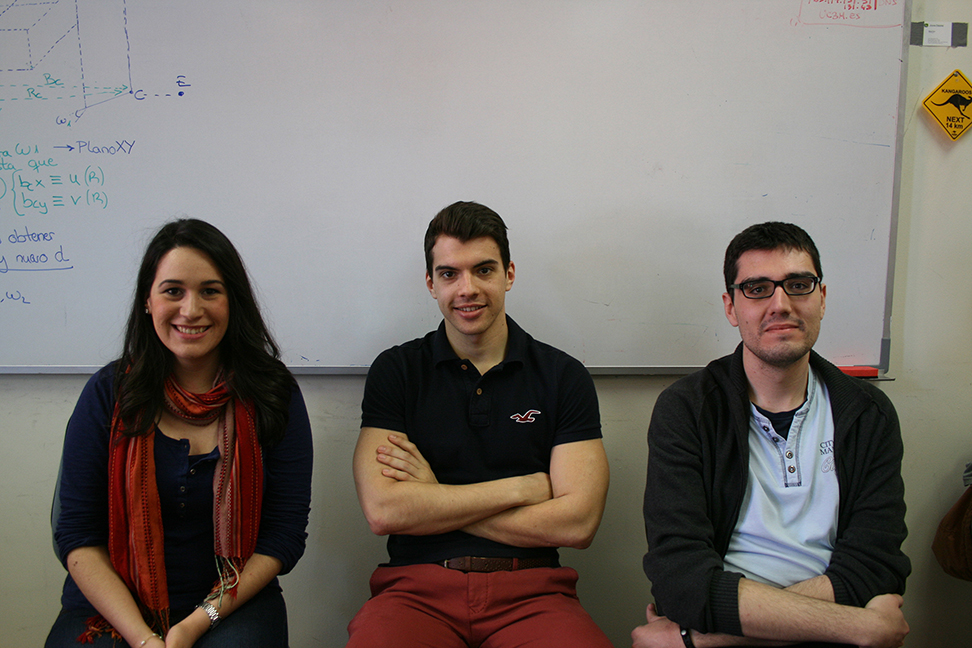
#> input picture IMG.jpg, 972 x 648 px, given in place of the camera
$ python seleccionador1.py
#> lines starting #> are read from the running program, lines starting #| are printed output that depends on the picture; after the words box and inside, x2 and y2 are one past the last pixel; in counts of white or black regions, pixels touching at a corner belong together

import cv2
import serial
import time
import io
import numpy as np

 #v4l2-ctl --list-devices

#para saber el puerto usar en linux 'ls /dev/tty*' /dev/ttyUSB0
arduino = serial.Serial(port='/dev/ttyUSB1',baudrate=115200, timeout=0.1)

def write_read(x):
	arduino.write(bytes(x, 'utf-8'))
	#arduino.flush()
	time.sleep(0.05)
	data = arduino.readline()
	return data

def morpho(src):
	kernel = np.ones((3,3),np.uint8)
	open=cv2.morphologyEx(src,cv2.MORPH_OPEN,kernel)
	close=cv2.morphologyEx(open,cv2.MORPH_CLOSE,kernel)
	return close

def contours(mask,dst,col):
	if col == 'r':
		color=(0,0,255)
		clase='1'
	if col == 'v':
		color=(0,255,0)
		clase='0'
	cont, hierarchy = cv2.findContours(morpho(mask),cv2.RETR_LIST,cv2.CHAIN_APPROX_NONE)
	for c in cont:
		area=cv2.contourArea(c)
		print ('area:',area,'color',col)
		if area > 1000:
			value = write_read(clase)
			print ('arduino dice:',value);
			break
		#print ('area:',area)
	cv2.drawContours(dst,cont,-1,color,2)


def main():
	cap = cv2.VideoCapture(1)
	time.sleep(3)
	while(True):

		#cargar imagen
		#img=cv2.imread("rojo.jpg")

		value = write_read('2')
		print ('arduino dice:',value);
		time.sleep(2)
		ret,img1=cap.read()
#> img1 is the input picture: shape (648, 972, 3); mean B, G, R 108, 113.3, 120.3
		time.sleep(0.1)
		ret,img2=cap.read()
		time.sleep(0.1)
		ret,img3=cap.read()
		time.sleep(0.1)
		ret,img4=cap.read()
		time.sleep(0.1)
		ret,img=cap.read()
		#time.sleep(1)
		#ret,img=cap.read()
		cv2.imshow('camera',img)
		print('ya lei la camara')
		# [4 lines of commented-out code are left out]
		red_low1=np.array([0,100,20],np.uint8)
		red_low2=np.array([175,100,20],np.uint8)
		red_hi1=np.array([8,255,255],np.uint8)
		red_hi2=np.array([179,255,255],np.uint8)
		green_low=np.array([30,100,20],np.uint8)
		green_hi=np.array([80,255,255],np.uint8)

		hsv=cv2.cvtColor(img,cv2.COLOR_BGR2HSV)
#> hsv: shape (648, 972, 3); mean H, S, V 56.7, 59.3, 124

		mask_hsv1=cv2.inRange(hsv,red_low1,red_hi1)
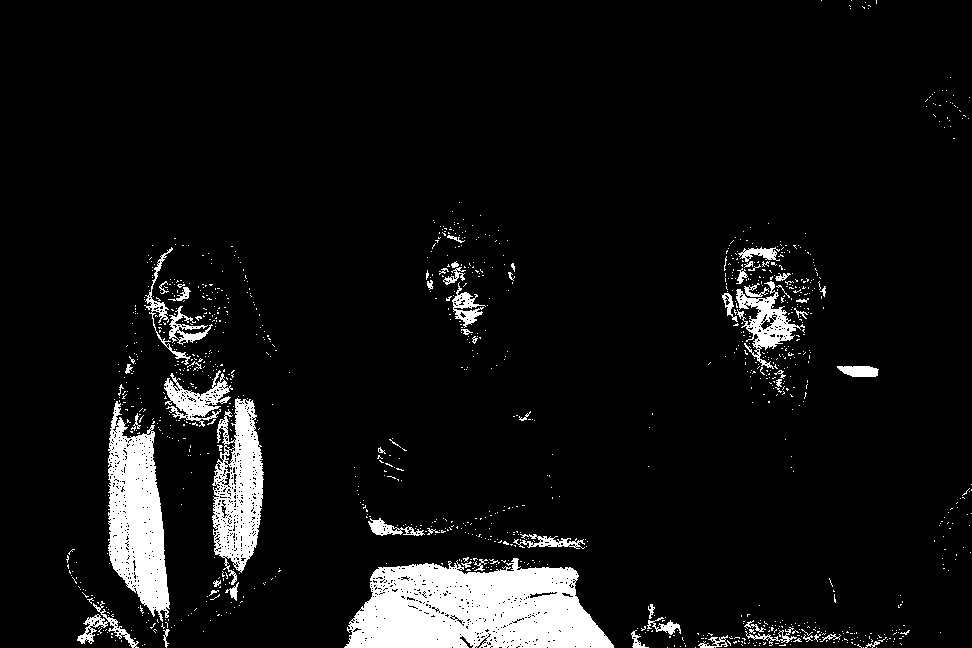
#> mask_hsv1: shape (648, 972); 7% white; 1140 white regions (1079 under 20 px), largest, box (x1, y1, x2, y2) and area: (344, 558, 614, 648) 17497, (108, 401, 170, 622) 8236, (212, 398, 264, 585) 5578
		mask_hsv2=cv2.inRange(hsv,red_low2,red_hi2)
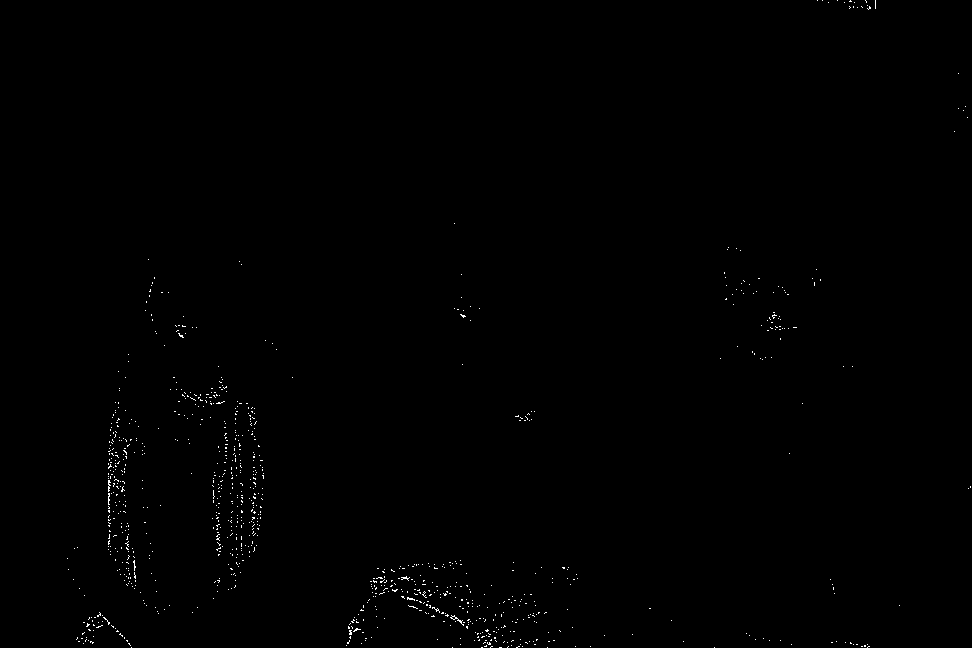
#> mask_hsv2: shape (648, 972); 0.33% white in thin lines or dots
		mask_hsv_r=cv2.add(mask_hsv1,mask_hsv2)
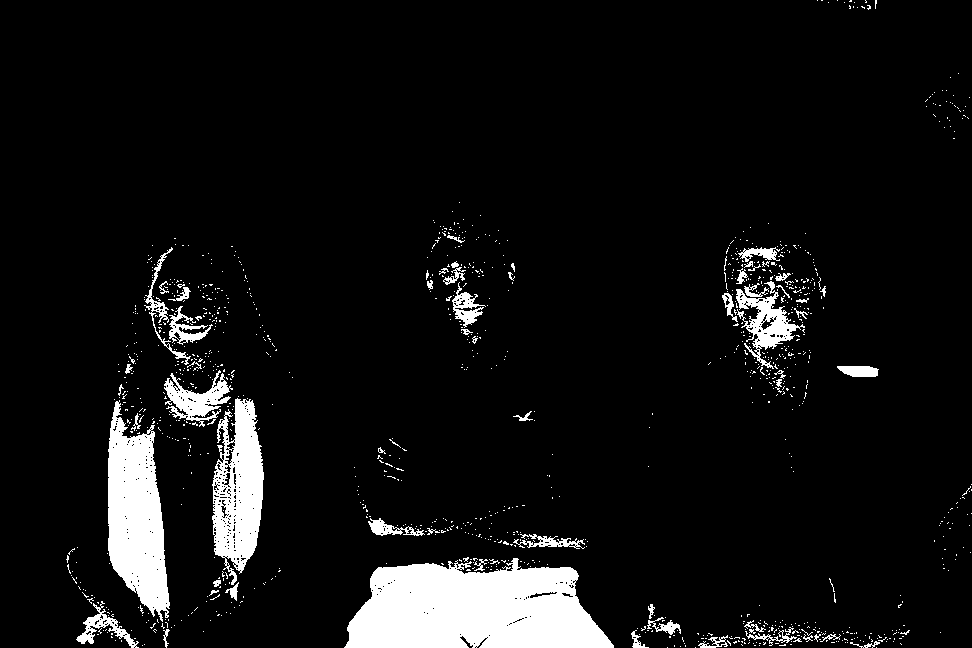
#> mask_hsv_r: shape (648, 972); 7.3% white; 1140 white regions (1080 under 20 px), largest, box (x1, y1, x2, y2) and area: (344, 558, 614, 648) 18201, (108, 400, 170, 622) 8645, (212, 398, 264, 585) 6053

		mask_hsv_g=cv2.inRange(hsv,green_low,green_hi)
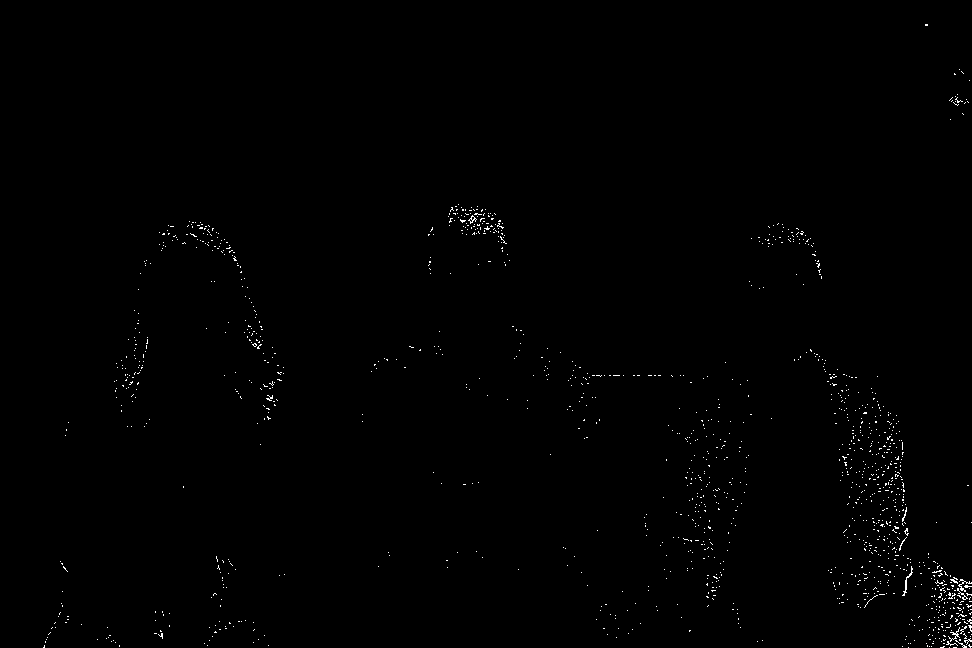
#> mask_hsv_g: shape (648, 972); 0.48% white in thin lines or dots
		print('ya saqué las mascaras')

		contours(morpho(mask_hsv_r),img,'r')
#> in morpho, `open=cv2.morphologyEx(src,cv2.MORPH_OPEN,kernel)`: open: shape (648, 972); 6% white; 99 white regions (58 under 20 px), largest, box (x1, y1, x2, y2) and area: (345, 558, 614, 648) 18020, (108, 402, 170, 613) 8474, (212, 399, 264, 570) 4900
#> in morpho, `close=cv2.morphologyEx(open,cv2.MORPH_CLOSE,kernel)`:
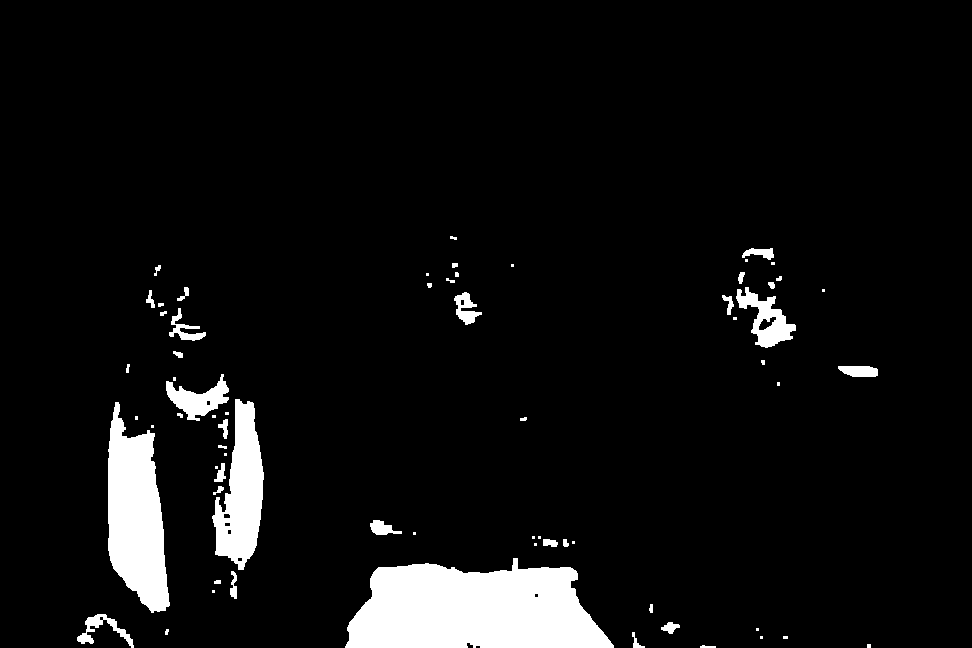
#> close: shape (648, 972); 6.2% white; 67 white regions (27 under 20 px), largest, box (x1, y1, x2, y2) and area: (345, 558, 614, 648) 18209, (108, 402, 170, 613) 8611, (212, 399, 264, 570) 5175
#> in contours, `color=(0,0,255)`: color = (0, 0, 255)
#> in morpho (call 2), `open=cv2.morphologyEx(src,cv2.MORPH_OPEN,kernel)`: open: shape (648, 972); 6.2% white; 78 white regions (39 under 20 px)
#> in contours, `cont, hierarchy = cv2.findContours(morpho(mask),cv2.RETR_LIST,cv2.CHAI..`: cont = 76 contours, 46 with area under 20; largest, box (x1, y1, x2, y2) and area: (345, 558, 614, 648) 17884, (108, 402, 170, 613) 8362, (212, 399, 264, 570) 5022, (736, 287, 796, 348) 1523, (166, 374, 229, 421) 1246
#> the loop in contours, `for c in cont:` made 16 passes
#> area on passes 5, 8, 10, 15, 16: 49, 105, 477.5, 95, 17883.5
#| area: 18.0 color r
#| area: 9.0 color r
#| area: 8.0 color r
#| area: 4.0 color r
#| area: 49.0 color r
#| area: 11.0 color r
#| area: 4.0 color r
#| area: 105.0 color r
#> (further printed lines are left out)
#> in contours, `cv2.drawContours(dst,cont,-1,color,2)`:
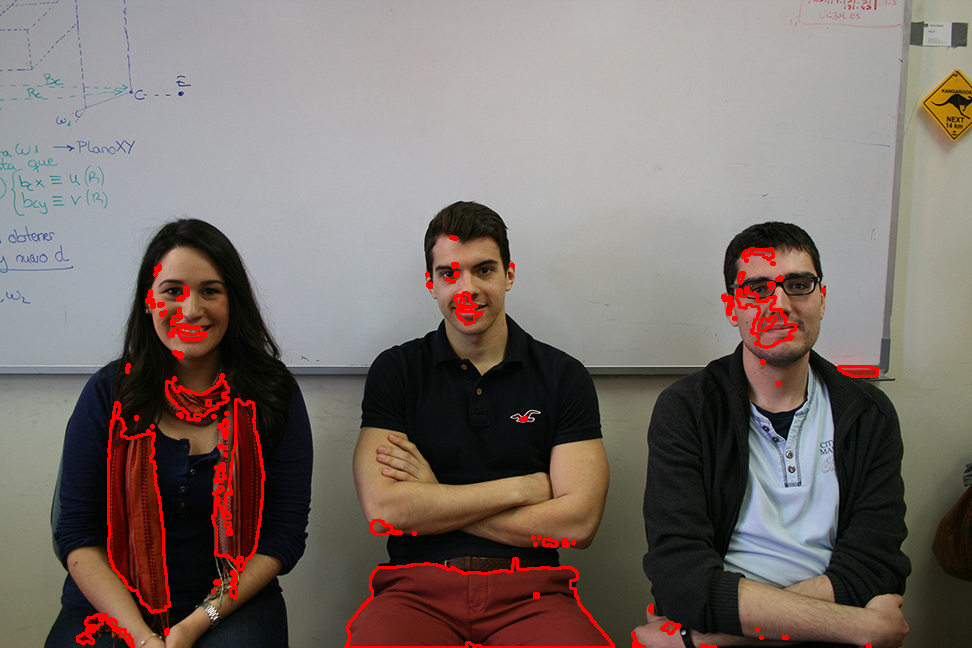
#> dst: shape (648, 972, 3); mean B, G, R 107.2, 112.4, 123.7
		contours(morpho(mask_hsv_g),img,'v')
#> in morpho (call 3), `open=cv2.morphologyEx(src,cv2.MORPH_OPEN,kernel)`:
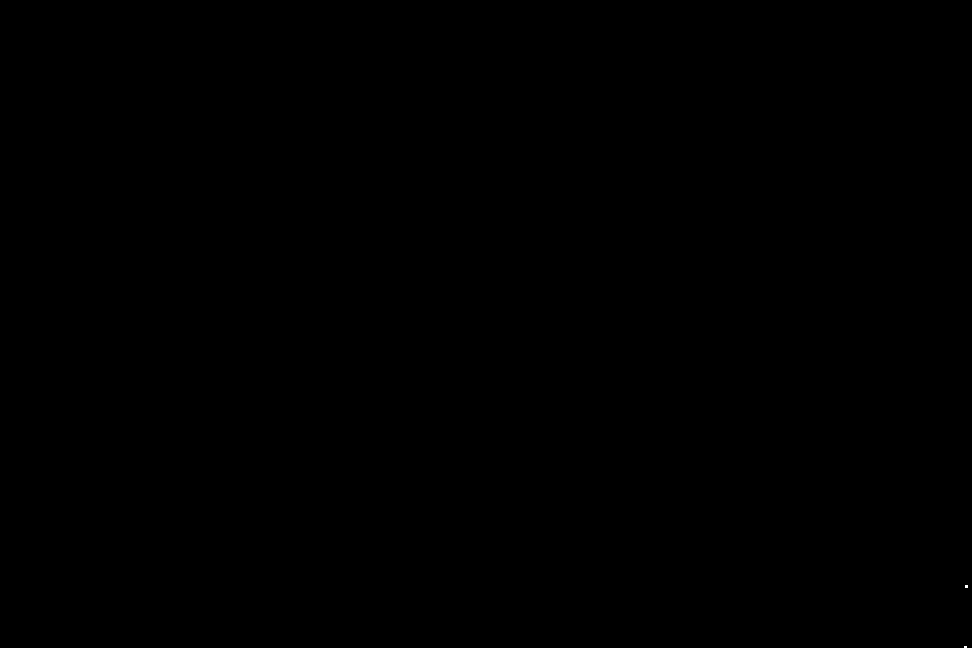
#> open: shape (648, 972); 0% white in thin lines or dots, all inside (x1, y1, x2, y2) = (964, 585, 968, 648)
#> in contours (call 2), `cont, hierarchy = cv2.findContours(morpho(mask),cv2.RETR_LIST,cv2.CHAI..`: cont = 2 contours, all with area under 20
#> the loop in contours (call 2), `for c in cont:` made 2 passes
#> area on passes 1 to 2: 2, 4
#| area: 2.0 color v
#| area: 4.0 color v
#> in contours (call 2), `cv2.drawContours(dst,cont,-1,color,2)`: dst: shape (648, 972, 3); 0.01% of pixels changed, all inside (x1, y1, x2, y2) = (963, 584, 969, 648)
		print('ya pinte contornos')

		cv2.imshow('Mask HSV verde',mask_hsv_g)
		cv2.imshow('Mask HSV roja',mask_hsv_r)
		#cv2.imshow('Open Mask HSV',open)
		#cv2.imshow('close Mask HSV_rojo',close)
		#cv2.imshow('close Mask HSV_verde',close_v)
		cv2.imshow('Original',img)
		# [6 lines of commented-out code are left out]


		k=cv2.waitKey(0) #& 0xFF
#> (key Esc is pressed here)
		if k==27:
			print ('bye');
			break

if __name__ == '__main__':
	main()
